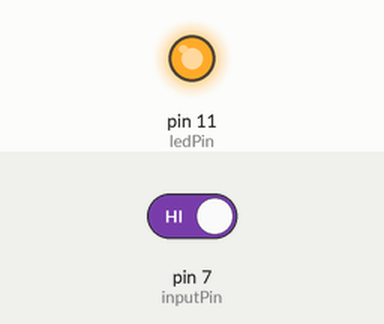
Bench run of a sketch on a simulated Arduino Uno, built with avr-gcc and run on an emulated ATmega328P. Shown: output pins drawn as LEDs (lit = HIGH). The inputs (shaded band) are chosen by the test bench; at power-on: pin 7 (inputPin) HIGH.

Above: at 1.2 s.
1.3 s: pin 7 (inputPin) driven LOW
At 2.1 s:
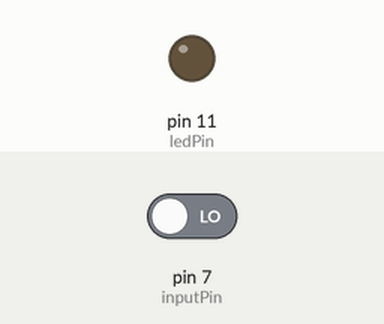
2.8 s: pin 7 (inputPin) driven HIGH
At 3.2 s:
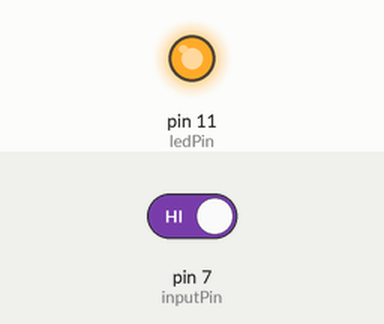
Timing chart, 0 to 5.8 s (numbered marks = the images above; inputs shaded):
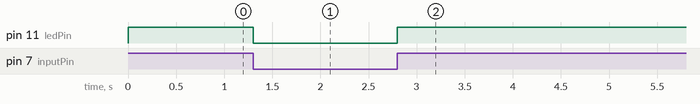

Measured:
- after the input at 1.3 s, pin 11 (ledPin): HIGH → LOW at once
- after the input at 2.8 s, pin 11 (ledPin): LOW → HIGH at once

The sketch:

PushButton.ino
```cpp
int ledPin = 11;
int inputPin = 7;
int val;

void setup()
{
  pinMode(ledPin, OUTPUT);
  pinMode(inputPin, INPUT);
}

void loop()
{
  val = digitalRead(inputPin);
  if(val == LOW)
  {
    digitalWrite(ledPin, LOW);
  }
  else
  {
    digitalWrite(ledPin, HIGH);
  }
}
```
